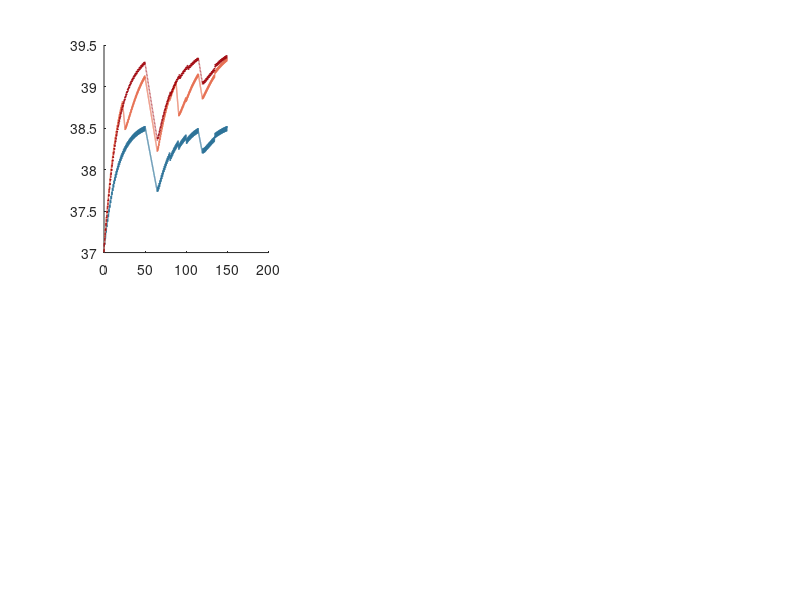

Write the MATLAB code that produced this figure. (Note: this script raises an error after producing the figure.)
function WorldCupHeatModel
% Two-node football core-temperature model for the 2026 World Cup.
%
% This is a simple heat-balance model of a single outfield player. It tracks core
% and skin temperature second by second across a match and compares the old laws
% with the new hurry-up laws and the FIFA cooling break, to show how keeping the
% ball in play longer in the heat raises core temperature.
%
% The model is built on a two-node (core and skin) scheme of the Gagge type. Heat
% production, ball-in-play fractions and stoppage lengths come from match analysis
% (Siegle and Lames 2012, Mohr et al. 2012), and the cooling break is calibrated
% to the only controlled trial of the policy (Brown et al. 2024). Peak core
% temperatures are checked against measured football values (Mohr 2012, Ozgunen
% 2010, Brown 2024), with an RMSE near 0.13 C.
%
% The defaults describe a heat-acclimatised player of average size in steady shade
% conditions. Body size, weather, cooling method and the other inputs can all be
% changed in the editable block below, so most of the player and condition
% assumptions are adjustable rather than fixed.
%
% Football is a versatile game that presents in many forms, so this simulation is
% an abbreviation of it. It runs a regular play-and-stop pattern and does not model
% goals, injuries, VAR reviews, cards, or a team running the clock down to protect
% a lead, and a knockout decided on penalties sits outside it. The numbers show the
% direction and rough size of the effect, not exact temperatures for any one player.
%
% Run with no arguments. Prints the tables and writes the four figures next to
% this file. Edit only the variables in the block below.

%% ============================ EDITABLE VARIABLES ============================
% Player
P.Mass              = 78;        %Body mass in kg (tournament middle, Mohr et al. 2012)
P.Height            = 1.82;      %Stature in m
P.CBody             = 3490;      %Specific heat of body tissue in J/kg/C
P.Lambda            = 2426;      %Latent heat of sweat evaporation in J/g
P.Tc0               = 37.0;      %Initial core temperature in C
P.Tsk0              = 33.5;      %Initial skin temperature in C

% Thermoregulation (Gagge controller)
P.Csw               = 210;       %Sweating gain in g/h/m2/C
P.SweatMax          = 1500;      %Maximum sweat rate in g/h/m2

% Metabolic heat production
P.PlayHeatPerKg     = 1750/78;   %In-play running heat in W/kg (Bangsbo 2006)
P.StopHeatPerKg     = 240/78;    %Out-of-play walking heat in W/kg
P.Pace              = 0.019;     %Intensity reduction per C WBGT above reference (Mohr et al. 2012)
P.PaceRef           = 16;        %WBGT below which there is no pacing in C

% Rest-period cooling
P.MethodRates       = struct('passive',0.045,'fan',0.07,'towel',0.13,'immersion',0.25); %In-play break cooling rate in C/min (Brown et al. 2024)
P.TcFloor           = 37.0;      %Core cannot be cooled below this in C
P.HtBaserate        = struct('passive',0.022,'fan',0.028,'towel',0.033,'immersion',0.060); %Half-time cooling baseline in C/min
P.CoolGrad          = 0.19;      %Extra cooling per C above 37 over a 15-min half-time
P.CoolSinkGain      = 0.8;       %Afterdrop reservoir charge per unit of cooling. This sets how much of the cooling applied during a break is stored for later rather than spent immediately.
P.CoolSinkTau       = 8;         %Afterdrop bleed-back time constant in min. This sets how fast the stored cold empties back into the core once play resumes.
P.CoolSinkMax       = 0.22;      %Afterdrop reservoir cap in C (Brown et al. 2024). This is the most extra core cooling the reservoir can ever deliver, about 0.22 C.
P.HtSinkFrac        = 0.5;       %Multiplier on the afterdrop banked at half-time and pre-extra-time, set below 1 because it is less effective than during an in-play break.

% Match structure
P.AddedTime         = 5;         %Added time per half in min (2022 to 2026 timekeeping)
P.VPlay             = 2.0;       %Air speed while running in m/s
P.VStop             = 0.8;       %Air speed while walking in m/s
P.VSeat             = 0.2;       %Air speed while resting in m/s
P.TPlay             = 26;        %In-play phase length in s (Siegle and Lames 2012)
P.DstopNew          = 12;        %New-law stoppage length in s (8-second goalkeeper rule)
P.DstopOld0         = 19;        %Old-law stoppage baseline in s (Siegle and Lames 2012)
P.DstopOldCap       = 30;        %Old-law stoppage ceiling in heat in s
P.BreakMin          = 22.5;      %Hydration break timing within each half in min
P.BreakLen          = 3;         %Hydration break duration in min
P.SubTimes          = [60 70 80];%Second-half substitution times in clock min
P.SubOld            = 30;        %Old-law time to leave the field in s
P.SubNew            = 10;        %New-law time to leave the field in s (IFAB 2026)
P.ExtraTime         = true;      %Include extra time
P.LagTau            = 0;         %Metabolic response lag in s, applied to the change in heat production when the ball goes in and out of play (0 for instant)

% Drinking
P.DrinkRate         = 1.5;       %Ad-libitum drinking rate during non-play time in L/h (Kurdak et al. 2010)
P.SweatReportScale  = 1.5;       %Scale evaporated sweat to total secreted sweat (Maughan et al. 2004)

% Players for the body-size comparison, as [mass in kg, height in m]
LittleValbuena      = [68, 1.74];%Smallest 2026 player
AverageJoeBell      = [78, 1.82];%Typical 2026 player
FatRonaldo          = [98, 1.99];%Largest 2026 player

%% ============================ DERIVED (do not edit) =========================
P = DeriveParams(P);
OutDir = fileparts(mfilename('fullpath'));
Blue = [0.16 0.44 0.59]; Orange = [0.90 0.44 0.32]; NbCol = [0.62 0.00 0.03];

%% ============================ VALIDATION ====================================
Val = {'Mohr cool',21,0.55,38.8; 'Ozgunen',34,0.38,39.1; 'Ozgunen humid',36,0.61,39.6; ...
       'Brown',40,0.41,39.3; 'Mohr hot-dry',43,0.12,39.7}; %Study, Ta, RH, measured peak core
fprintf('\nVALIDATION (reference match, 90 min)\n%-16s %-6s %-9s %-7s %s\n','study','WBGT','measured','model','diff');
Err = 0;
for I = 1:size(Val,1)
    R = SimulateMatch('ref', Val{I,2}, Val{I,3}, P, false);
    D = R.peak - Val{I,4}; Err = Err + D^2;
    fprintf('%-16s %-6.0f %-9.1f %-7.2f %+0.2f\n', Val{I,1}, R.wbgt, Val{I,4}, R.peak, D);
end
fprintf('RMSE = %.2f C\n', sqrt(Err/size(Val,1)));

%% ============================ KEY-POINT TABLE ===============================
PrintKeypoints(P);

%% ============================ COOLING-BREAK EFFECT ==========================
fprintf('\nCOOLING-BREAK EFFECT (core at end of normal time: new game vs same game, no in-play break)\n');
for W = [28 32]
    Ta = TaForWbgt(W, 0.50);
    Rn = SimulateMatch('new', Ta, 0.50, P); Rb = SimulateMatch('new_nb', Ta, 0.50, P);
    Cn = TcAt(Rn, SegT(Rn,'Second Half',2)); Cb = TcAt(Rb, SegT(Rb,'Second Half',2));
    fprintf('  WBGT %d C: the break lowers core by %.2f C at full time\n', W, Cb-Cn);
end
fprintf('  (Brown et al. 2024 measured 0.39 C at WBGT 32, 95%% CI 0.21 to 0.57)\n');

%% ============================ FIGURE 1: traces by WBGT ======================
Wlevels = [24 26 28 30 32];
F1 = figure('Color','w','Position',[60 60 1280 720]);
for I = 1:numel(Wlevels)
    Ta = TaForWbgt(Wlevels(I), 0.50);
    A = SimulateMatch('old', Ta, 0.50, P);
    B = SimulateMatch('new', Ta, 0.50, P);
    Cnb = SimulateMatch('new_nb', Ta, 0.50, P);
    Ax = subplot(2,3,I); hold(Ax,'on');
    HO = plot(Ax,A.t,A.Tc,'Color',Blue,'LineWidth',1);
    HN = plot(Ax,B.t,B.Tc,'Color',Orange,'LineWidth',1);
    HNB = plot(Ax,RemapTime(Cnb,B.segs),Cnb.Tc,'--','Color',NbCol,'LineWidth',1);
    yline(Ax,39.5,'--','Color',[0.88 0.56 0.04]); yline(Ax,40,'-','Color',[0.76 0.07 0.15]);
    ylim(Ax,[37.0 40.4]); xlim(Ax,[0 B.t(end)]); LabelPeriods(Ax,B.segs);
    title(Ax,sprintf('WBGT %d C  |  peak old %.1f, new %.1f, no-break %.1f',Wlevels(I),A.peak,B.peak,Cnb.peak));
    if I==1, legend([HO HN HNB],{'Old rules','New rules','New, no break'},'Location','southeast','FontSize',7); end
    ylabel(Ax,'core (C)');
end
Ax = subplot(2,3,6); hold(Ax,'on'); Ws = 20:2:32; PkO = zeros(size(Ws)); PkN = PkO; PkNb = PkO;
for J = 1:numel(Ws)
    Ta = TaForWbgt(Ws(J),0.50);
    PkO(J)  = SimulateMatch('old',Ta,0.50,P).peak;
    PkN(J)  = SimulateMatch('new',Ta,0.50,P).peak;
    PkNb(J) = SimulateMatch('new_nb',Ta,0.50,P).peak;
end
plot(Ax,Ws,PkO,'-o','Color',Blue,'LineWidth',2); plot(Ax,Ws,PkN,'-o','Color',Orange,'LineWidth',2);
plot(Ax,Ws,PkNb,'--^','Color',NbCol,'LineWidth',1.5);
yline(Ax,39.5,'--','Color',[0.88 0.56 0.04]); yline(Ax,40,'-','Color',[0.76 0.07 0.15]);
xline(Ax,32,':','FIFA 32','Color',[0.42 0.30 0.57]);
xlabel(Ax,'WBGT (C)'); ylabel(Ax,'peak core (C)'); title(Ax,'Peak vs WBGT');
legend(Ax,{'Old','New','New, no break'},'Location','northwest','FontSize',7); grid(Ax,'on');
saveas(F1,fullfile(OutDir,'fig_traces_by_wbgt.png'));

%% ============================ FIGURE 2: cooling methods (bars) ==============
Methods = {'passive','fan','towel','immersion'}; Mdisp = {'passive','fan','ice towel','immersion'};
Wlev = [24 28 32]; Pk = zeros(4,3);
for W = 1:3
    Ta = TaForWbgt(Wlev(W),0.50);
    for M = 1:4, Pk(M,W) = SimulateMatch('new',Ta,0.50,P,true,Methods{M}).peak; end
end
F2 = figure('Color','w','Position',[60 60 780 480]); Ax = axes(F2); hold(Ax,'on');
Bars = bar(Ax,Pk);
yline(Ax,39.5,'--','39.5 C watch','Color',[0.88 0.56 0.04],'LabelHorizontalAlignment','left');
yline(Ax,40,'-','40 C heat stroke','Color',[0.76 0.07 0.15],'LabelHorizontalAlignment','left');
set(Ax,'XTick',1:4,'XTickLabel',Mdisp); ylim(Ax,[38.5 40.5]);
xlabel(Ax,'cooling method'); ylabel(Ax,'peak core temperature (C)');
title(Ax,'Cooling methods at matched WBGT (new game, neutral RH 50%)');
legend(Bars,{'WBGT 24','WBGT 28','WBGT 32'},'Location','northwest');
saveas(F2,fullfile(OutDir,'fig_cooling.png'));

%% ============================ FIGURE 3: cooling-method traces ===============
Cm = {'passive','fan','towel','immersion'}; Cmd = {'passive','fan','ice towel + drink','immersion'};
Cc = [0.55 0.60 0.68; 0.32 0.72 0.53; 0.16 0.44 0.59; 0.62 0.00 0.03];
Practical = struct('brk','towel','ht','immersion','pre','towel'); %Towel breaks, immersion half-time
F3 = figure('Color','w','Position',[60 40 980 1000]);
for W = 1:3
    Ta = TaForWbgt(Wlev(W),0.50);
    Ax = subplot(3,1,W); hold(Ax,'on'); H = gobjects(1,5);
    for M = 1:4
        Rm = SimulateMatch('new',Ta,0.50,P,true,Cm{M});
        H(M) = plot(Ax,Rm.t,Rm.Tc,'Color',Cc(M,:),'LineWidth',1.1);
    end
    Rp = SimulateMatch('new',Ta,0.50,P,true,Practical);
    H(5) = plot(Ax,Rp.t,Rp.Tc,'--','Color',[0.40 0.18 0.55],'LineWidth',1.7);
    yline(Ax,39.5,'--','39.5 C watch','Color',[0.88 0.56 0.04],'LabelHorizontalAlignment','left');
    yline(Ax,40,'-','40 C heat stroke','Color',[0.76 0.07 0.15],'LabelHorizontalAlignment','left');
    ylim(Ax,[37.8 40.5]); xlim(Ax,[0 Rm.t(end)]); LabelPeriods(Ax,Rm.segs);
    ylabel(Ax,'core (C)');
    title(Ax,sprintf('WBGT %d C (T_a %.0f C)  -- passive hottest, immersion coolest',Wlev(W),Ta));
    if W==1, legend(H,[Cmd,{'practical: towel breaks + immersion HT'}],'Location','southeast','FontSize',7); end
end
saveas(F3,fullfile(OutDir,'fig_cooling_trace.png'));

%% ============================ FIGURE 4: body size ===========================
Bodies = {'biggest 98 kg',FatRonaldo(1),FatRonaldo(2),[0.62 0.00 0.03]; ...
          'middle 78 kg', AverageJoeBell(1),AverageJoeBell(2),[0.16 0.44 0.59]; ...
          'smallest 68 kg',LittleValbuena(1),LittleValbuena(2),[0.32 0.72 0.53]};
F4 = figure('Color','w','Position',[60 60 920 580]); Ax = axes(F4); hold(Ax,'on'); Hb = gobjects(1,3);
for B = 1:3
    Pb = P; Pb.Mass = Bodies{B,2}; Pb.Height = Bodies{B,3}; Pb = DeriveParams(Pb);
    PkN = zeros(size(Ws)); PkO = PkN; PkNb = PkN;
    for J = 1:numel(Ws)
        Ta = TaForWbgt(Ws(J),0.50);
        PkN(J)  = SimulateMatch('new',   Ta,0.50,Pb,true,Practical).peak;
        PkO(J)  = SimulateMatch('old',   Ta,0.50,Pb,true,Practical).peak;
        PkNb(J) = SimulateMatch('new_nb',Ta,0.50,Pb,true,Practical).peak;
    end
    Hb(B) = plot(Ax,Ws,PkN,'-','Color',Bodies{B,4},'LineWidth',2.2);
    plot(Ax,Ws,PkO,'--','Color',Bodies{B,4},'LineWidth',1.2);
    plot(Ax,Ws,PkNb,':','Color',Bodies{B,4},'LineWidth',1.6);
end
Hs1 = plot(Ax,nan,nan,'-','Color','k'); Hs2 = plot(Ax,nan,nan,'--','Color','k'); Hs3 = plot(Ax,nan,nan,':','Color','k');
yline(Ax,39.5,'--','39.5 C watch','Color',[0.88 0.56 0.04],'LabelHorizontalAlignment','left');
yline(Ax,40,'-','40 C heat stroke','Color',[0.76 0.07 0.15],'LabelHorizontalAlignment','left');
xline(Ax,32,':','FIFA 32','Color',[0.42 0.30 0.57]);
xlabel(Ax,'WBGT (C)'); ylabel(Ax,'peak core temperature (C)');
title(Ax,'Body size and heat (practical cooling: ice towel breaks + immersion half-time)');
legend([Hb Hs1 Hs2 Hs3], [Bodies(:,1)', {'new (solid)','old (dashed)','no-break (dotted)'}], ...
       'Location','northwest','FontSize',8,'NumColumns',2); grid(Ax,'on');
saveas(F4,fullfile(OutDir,'fig_body_size.png'));

%% ============================ FLUID TABLE ===================================
fprintf('\nFLUID (new game, %d kg player, RH 50%%; intake = non-play drinking at %.1f L/h)\n',P.Mass,P.DrinkRate);
fprintf('%-6s %-10s %-10s %-10s %-9s\n','WBGT','sweat(L)','drink(L)','net(L)','net %BM');
for W = [24 28 32]
    Ta = TaForWbgt(W,0.50); R = SimulateMatch('new',Ta,0.50,P);
    fprintf('%-6.0f %-10.1f %-10.1f %-10.1f %-9.1f\n',W,R.sweat_L,R.intake_L,R.net_loss_L,R.net_loss_pct);
end
fprintf('\nDone. Figures written to %s\n',OutDir);
end

%% ============================ MODEL FUNCTIONS ===============================
function P = DeriveParams(P)
% Mass-dependent quantities, recomputed after any mass or height change
P.A      = 0.20247 * P.Mass^0.425 * P.Height^0.725;  %DuBois surface area in m2
P.MPlay  = P.PlayHeatPerKg * P.Mass;                 %Whole-body play heat in W
P.MStop  = P.StopHeatPerKg * P.Mass;                 %Whole-body stoppage heat in W
end

function S = TwoNodeStep(S, Ta, RH, V, MTot, P)
% Advance the core-and-skin model by one second (Gagge et al. 1971)
CoreTemp = S(1); SkinTemp = S(2); Sweat = S(4);
Metab = MTot / P.A;
WarmCore = max(0, CoreTemp - 36.8);
ColdSkin = max(0, 33.7 - SkinTemp);
WarmSkin = max(0, SkinTemp - 33.7);
SkinBloodFlow = min(90, max(0.5, (6.3 + 120*WarmCore) / (1 + 0.5*ColdSkin)));
SkinFraction = 0.0418 + 0.745/(SkinBloodFlow + 0.585);
BodyTemp = SkinFraction*SkinTemp + (1-SkinFraction)*CoreTemp;
SweatRate = min(P.SweatMax, P.Csw * max(0, BodyTemp - 36.49) * exp(WarmSkin/10.7));
SweatEvapDemand = SweatRate/3600 * P.Lambda;
ConvCoef = max(3.0, 8.3 * V^0.6);
RadCoef = 4.7;
EvapCoef = 16.5 * ConvCoef;
DryLoss = (RadCoef + ConvCoef) * 0.9 * (SkinTemp - Ta);
SkinVapPress = SatPressure(SkinTemp);
AirVapPress = RH * SatPressure(Ta);
EvapMax = max(0.001, EvapCoef * 0.9 * (SkinVapPress - AirVapPress));
SkinWettedness = min(1.0, 0.06 + 0.94*(SweatEvapDemand/EvapMax));
EvapLoss = SkinWettedness * EvapMax;
RespConv = 0.0014 * Metab * (34 - Ta);
RespEvap = 0.0173 * Metab * (5.87 - AirVapPress);
CoreSkinCond = 5.28 + 1.163*SkinBloodFlow;
CoreToSkin = CoreSkinCond * (CoreTemp - SkinTemp);
CoreCap = (1-SkinFraction) * P.Mass * P.CBody / P.A;
SkinCap = SkinFraction * P.Mass * P.CBody / P.A;
CoreTemp = CoreTemp + (Metab - (RespConv + RespEvap) - CoreToSkin) / CoreCap;
SkinTemp = SkinTemp + (CoreToSkin - DryLoss - EvapLoss) / SkinCap;
Sweat = Sweat + SweatRate/3600 * P.A;
S = [CoreTemp, SkinTemp, SkinBloodFlow, Sweat];
end

function Pkpa = SatPressure(T)
% Saturation vapour pressure in kPa (Tetens)
Pkpa = 0.6108 * exp(17.27 * T ./ (T + 237.3));
end

function W = Wbgt(Ta, RH)
% Shade wet-bulb globe temperature in C from air temperature and humidity (Stull 2011)
Rh = RH*100;
Twb = Ta .* atan(0.151977 .* sqrt(Rh + 8.313659)) ...
    + atan(Ta + Rh) - atan(Rh - 1.676331) ...
    + 0.00391838 .* Rh.^1.5 .* atan(0.023101 .* Rh) - 4.686035;
W = 0.7*Twb + 0.3*Ta;
end

function R = SimulateMatch(Scenario, Ta, RH, P, ET, Method)
% Core temperature across a match for a rule set (old, new, new_nb, ref)
if nargin < 5 || isempty(ET),     ET = P.ExtraTime; end
if nargin < 6 || isempty(Method), Method = 'towel';  end
if ischar(Method) || isstring(Method)
    BreakMethod = char(Method); HtMethod = char(Method); PreMethod = char(Method);
else
    BreakMethod = Method.brk; HtMethod = Method.ht; PreMethod = Method.pre;
end
W = Wbgt(Ta, RH);
PlayHeat = P.MPlay * (1 - P.Pace * max(0, W - P.PaceRef));
BreakRate = P.MethodRates.(BreakMethod);
switch Scenario
    case 'old'
        Dstop = round(min(P.DstopOldCap, P.DstopOld0 + (P.DstopOldCap-P.DstopOld0)*(1-exp(-0.5*max(0,W-21)))));
        DoBreak = false; HalfSecs = (45 + P.AddedTime)*60; SubDur = P.SubOld;
    case 'new'
        Dstop = P.DstopNew; DoBreak = true;  HalfSecs = (45 + P.AddedTime)*60; SubDur = P.SubNew;
    case 'new_nb'
        Dstop = P.DstopNew; DoBreak = false; HalfSecs = (45 + P.AddedTime - P.BreakLen)*60; SubDur = P.SubNew;
    case 'ref'
        Dstop = P.DstopOld0; DoBreak = false; HalfSecs = 45*60; SubDur = 0;
    otherwise
        error('Scenario must be old, new, new_nb or ref');
end
if strcmp(Scenario,'ref'), HtMethod = 'passive'; PreMethod = 'passive'; end
State = [P.Tc0, P.Tsk0, 6.3, 0];   %Core, skin, skin blood flow, cumulative sweat
MetabEff = P.MStop;
CoreTrace = zeros(1, 220*60); N = 0;
Intake = 0;
AfterdropSink = 0;
Segs = struct('name',{},'t0',{},'t1',{});
Mark('First Half',  @() PlayHalf(DoBreak, HalfSecs, false));
Mark('Half-Time',   @() EmitHalftime(15, HtMethod));
Mark('Second Half', @() PlayHalf(DoBreak, HalfSecs, true));
if ET
    Mark('Pre-ET',    @() EmitHalftime(5, PreMethod));
    Mark('ET first',  @() EtHalf());
    Mark('ET second', @() EtHalf());
end
CoreTrace = CoreTrace(1:N);
SweatLitres  = State(4)/1000 * P.SweatReportScale;
IntakeLitres = min(Intake, SweatLitres);
NetLossLitres = SweatLitres - IntakeLitres;
R = struct('t',(1:N)/60, 'Tc',CoreTrace, 'segs',Segs, 'peak',max(CoreTrace), 'endTc',CoreTrace(end), ...
           'wbgt',W, 'dstop',Dstop, 'method',BreakMethod, 'sweat_L',SweatLitres, ...
           'intake_L',IntakeLitres, 'net_loss_L',NetLossLitres, 'net_loss_pct',100*NetLossLitres/P.Mass);

    function Mark(Name, Fn)
        T0 = N/60; Fn(); Segs(end+1) = struct('name',Name,'t0',T0,'t1',N/60);
    end
    function Emit(Secs, V, MTot)
        for K = 1:Secs
            if P.LagTau > 0, MetabEff = MetabEff + (MTot - MetabEff)/P.LagTau; else, MetabEff = MTot; end
            State = TwoNodeStep(State, Ta, RH, V, MetabEff, P);
            if AfterdropSink > 0
                Bleed = AfterdropSink / (P.CoolSinkTau*60);
                State(1) = State(1) - Bleed; State(2) = State(2) - Bleed;
                AfterdropSink = max(0, AfterdropSink - Bleed);
            end
            N = N + 1; CoreTrace(N) = State(1);
        end
    end
    function EmitRest(Mins, Rate)
        Intake = Intake + P.DrinkRate * Mins/60;
        for K = 1:round(Mins*60)
            Drop = Rate/60 * max(0, State(1) - P.TcFloor)/2.0;
            State(1) = State(1) - Drop; State(2) = State(2) - Drop;
            AfterdropSink = min(P.CoolSinkMax, AfterdropSink + Drop*P.CoolSinkGain);
            N = N + 1; CoreTrace(N) = State(1);
        end
    end
    function EmitHalftime(Mins, M)
        Intake = Intake + P.DrinkRate * Mins/60;
        T0 = State(1);
        Total = P.HtBaserate.(M)*Mins + P.CoolGrad*max(0, T0 - 37)*(Mins/15);
        Total = min(Total, max(0, T0 - P.TcFloor));
        Per = Total / round(Mins*60);
        Active = ~strcmp(M,'passive');
        for K = 1:round(Mins*60)
            State(1) = State(1) - Per; State(2) = State(2) - Per;
            if Active, AfterdropSink = min(P.CoolSinkMax*P.HtSinkFrac, AfterdropSink + Per*P.CoolSinkGain); end
            N = N + 1; CoreTrace(N) = State(1);
        end
    end
    function Fill(Total, Db, DoSubs)
        T = 0; Did = false;
        SubT = (P.SubTimes - 45)*60; DoneSub = false(1, numel(SubT));
        while T < Total
            if Db && ~Did && T >= round(P.BreakMin*60)
                D = min(P.BreakLen*60, Total - T); EmitRest(D/60, BreakRate);
                T = T + D; Did = true;
                if T >= Total, break; end
            end
            if DoSubs && SubDur > 0
                for Is = 1:numel(SubT)
                    if ~DoneSub(Is) && T >= SubT(Is)
                        D = min(SubDur, Total - T); Emit(round(D), P.VStop, P.MStop);
                        Intake = Intake + P.DrinkRate * D/3600;
                        T = T + D; DoneSub(Is) = true;
                        if T >= Total, break; end
                    end
                end
                if T >= Total, break; end
            end
            D = min(P.TPlay, Total - T); Emit(round(D), P.VPlay, PlayHeat); T = T + D;
            if T >= Total, break; end
            D = min(Dstop, Total - T); Emit(round(D), P.VStop, P.MStop); T = T + D;
            Intake = Intake + P.DrinkRate * D/3600;
        end
    end
    function PlayHalf(Db, Hs, DoSubs), Fill(Hs, Db, DoSubs); end
    function EtHalf(), Fill(15*60, false, false); end
end

%% ============================ ANALYSIS HELPERS ==============================
function PrintKeypoints(P)
% Core temperature at the key points of the match, for each rule set, at a hot but playable condition
Ta = 34; RH = 0.50;
Practical = struct('brk','towel','ht','immersion','pre','towel');
Rows = {'Old rules','old','towel'; 'New rules','new','towel'; 'New + practical','new',Practical};
Pts  = {'Start','Brk1 in','Brk1 out','HT in','HT out','Brk2 in','Brk2 out','preET in','preET out','Full-time'};
fprintf('\nCORE TEMPERATURE AT KEY POINTS (T_a %d C, WBGT %.0f, RH 50%%, ice towel + drink unless noted)\n',Ta,Wbgt(Ta,RH));
fprintf('%-16s',''); fprintf('%10s',Pts{:}); fprintf('\n');
for R = 1:size(Rows,1)
    Rr = SimulateMatch(Rows{R,2}, Ta, RH, P, true, Rows{R,3});
    H0 = SegT(Rr,'Half-Time',1); H1 = SegT(Rr,'Half-Time',2); S2 = SegT(Rr,'Second Half',1);
    P0 = SegT(Rr,'Pre-ET',1);    P1 = SegT(Rr,'Pre-ET',2);    Bm = P.BreakMin; Bl = P.BreakLen;
    V = [TcAt(Rr,0), TcAt(Rr,Bm), TcAt(Rr,Bm+Bl), TcAt(Rr,H0), TcAt(Rr,H1), ...
         TcAt(Rr,S2+Bm), TcAt(Rr,S2+Bm+Bl), TcAt(Rr,P0), TcAt(Rr,P1), Rr.Tc(end)];
    fprintf('%-16s',Rows{R,1}); fprintf('%10.2f',V); fprintf('\n');
end
end

function V = TcAt(R, Minute)
% Core temperature in C at a given match time in minutes
Idx = max(1, min(numel(R.Tc), round(Minute*60)));
V = R.Tc(Idx);
end

function T = SegT(R, Name, Which)
% Start (Which=1) or end (Which=2) time in minutes of a named period
T = 0;
for I = 1:numel(R.segs)
    if strcmp(R.segs(I).name, Name)
        if Which==1, T = R.segs(I).t0; else, T = R.segs(I).t1; end
        return;
    end
end
end

function Ta = TaForWbgt(Target, RH)
% Air temperature giving a target WBGT at a humidity, by bisection
Lo = 5; Hi = 55;
for K = 1:40
    M = (Lo+Hi)/2;
    if Wbgt(M,RH) < Target, Lo = M; else, Hi = M; end
end
Ta = (Lo+Hi)/2;
end

function Tp = RemapTime(R, RefSegs)
% Stretch each of R's periods onto the matching reference period for the period x-axis
Tp = R.t;
for I = 1:numel(R.segs)
    A0 = R.segs(I).t0; A1 = R.segs(I).t1; B0 = RefSegs(I).t0; B1 = RefSegs(I).t1;
    Idx = R.t>=A0 & R.t<=A1;
    if A1>A0, Tp(Idx) = B0 + (R.t(Idx)-A0)/(A1-A0)*(B1-B0); end
end
end

function LabelPeriods(Ax, Segs)
% Make the x-axis the game periods, shading the rest intervals and naming each
Yl = get(Ax,'YLim');
Ticks = zeros(1,numel(Segs)); Lbls = cell(1,numel(Segs));
for I = 1:numel(Segs)
    Nm = Segs(I).name;
    if strcmp(Nm,'Half-Time') || strcmp(Nm,'Pre-ET')
        patch(Ax, [Segs(I).t0 Segs(I).t1 Segs(I).t1 Segs(I).t0], ...
              [Yl(1) Yl(1) Yl(2) Yl(2)], [0.90 0.92 0.96], 'EdgeColor','none', 'FaceAlpha',0.5);
    end
    if I>1, xline(Ax, Segs(I).t0, '-', 'Color',[0.85 0.85 0.85]); end
    Ticks(I) = (Segs(I).t0 + Segs(I).t1)/2;
    Lbls{I}  = Abbrev(Nm);
end
set(Ax,'XTick',Ticks,'XTickLabel',Lbls);
try, set(Ax,'XTickLabelRotation',30); catch, end
uistack(findobj(Ax,'Type','patch'),'bottom');
end

function A = Abbrev(Nm)
% Short period labels for the figure x-axis
switch Nm
    case 'First Half',  A = '1st half';
    case 'Half-Time',   A = 'HT';
    case 'Second Half', A = '2nd half';
    case 'Pre-ET',      A = 'pre-ET';
    case 'ET first',    A = 'ET1';
    case 'ET second',   A = 'ET2';
    otherwise,          A = Nm;
end
end
